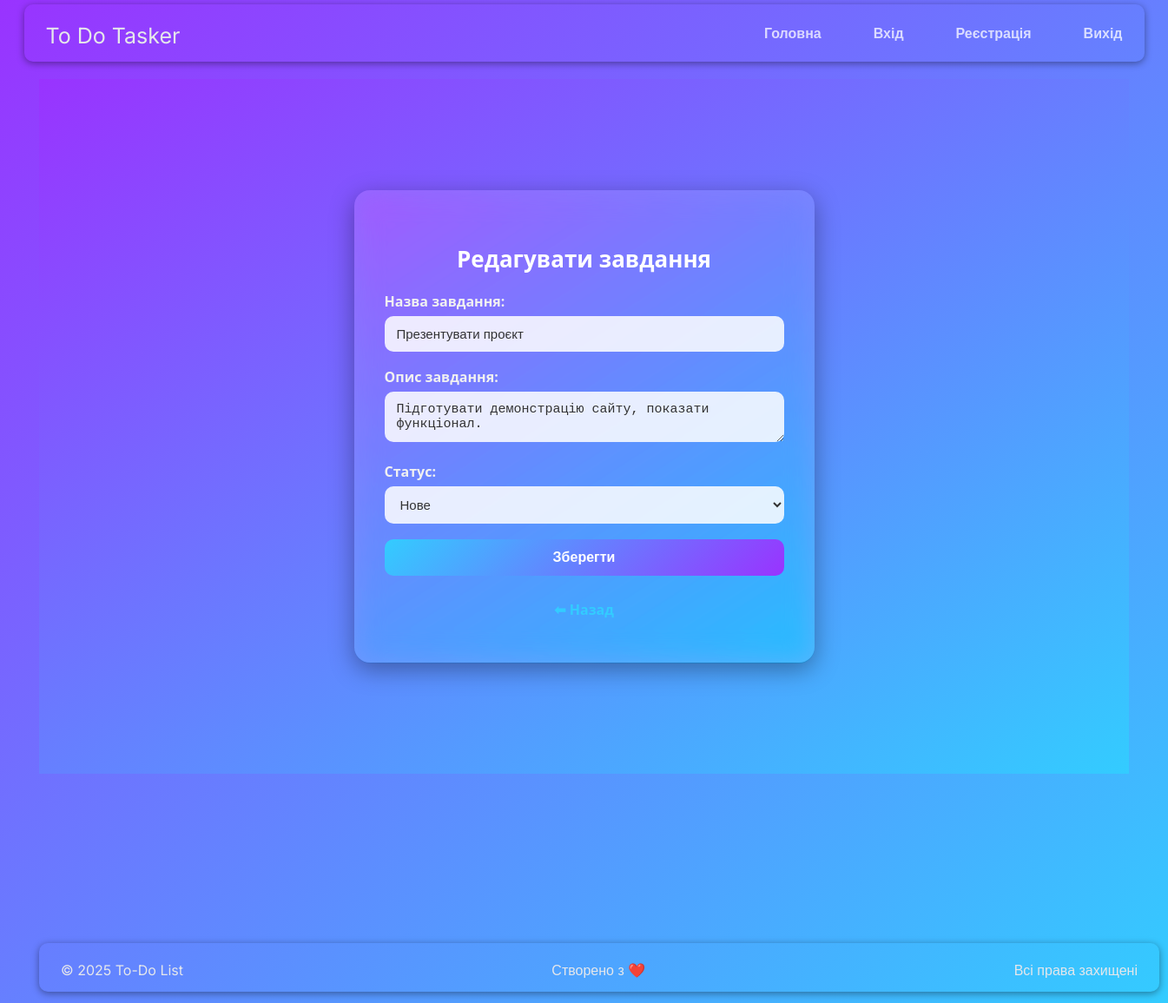
The page /edit/6 (signed in) on the database its author committed.
### models/task.py (models this page shows, shortened)
class Task(Base):
    __tablename__ = "tasks"
    id: Mapped[int] = mapped_column(Integer, primary_key=True, index=True)
    title: Mapped[str] = mapped_column(String, nullable=False)
    description: Mapped[str] = mapped_column(String, nullable=False)
    status: Mapped[str] = mapped_column(String, default="new")
    user_id: Mapped[int] = mapped_column(ForeignKey("users.id"), nullable=True)
    user: Mapped["User"] = relationship("User", back_populates="tasks")

### app.py (the view, shortened to what this page needs)
@app.route("/edit/<int:task_id>", methods=["GET", "POST"])
def edit_task(task_id):
    if "user_id" not in session:
        return redirect(url_for("login"))
    with SessionLocal() as db:
        task = db.query(Task).filter(
            Task.id == task_id,
            Task.user_id == session["user_id"]
        ).first()
        if not task:
            return "Завдання не знайдено", 404
    return render_template("task_form.html", mode="edit", task=task)

### templates/task_form.html (shortened to what this page needs)
{% extends "base.html" %}
{% block content %}
<div class="body_task_form">
  <div class="task_form-box">
    <h2>
      {% if mode == 'add' %}Додати завдання{% else %}Редагувати завдання{% endif %}
    </h2>
    <form method="post">
      <div>
        <label>Назва завдання:</label>
        <input type="text" name="title" value="{{ task.title if task else '' }}" required>
      </div>
      <div>
        <label>Опис завдання:</label>
        <textarea name="description" required>{{ task.description if task else '' }}</textarea>
      </div>
      <div>
        <label>Статус:</label>
        <select name="status" required>
          <option value="new" {% if task and task.status == 'new' %}selected{% endif %}>Нове</option>
        </select>
      </div>
      <button type="submit">
        {% if mode == 'add' %}Додати{% else %}Зберегти{% endif %}
      </button>
    </form>
    <p class="text-center">
      <a href="{{ url_for('tasks_page', q=request.args.get('q'), status=request.args.get('status')) }}">
      </a>
    </p>
  </div>
</div>
{% endblock %}

### static/css/styles.css (style rules this page uses)
body { margin: 0; padding: 0; background: linear-gradient(to top left, #33ccff 0%, #9933ff 100%); font-family: 'Inter', sans-serif; }
p { text-align: center; margin-bottom: 10px; color: #e5e7eb; }
.body_task_form { display: flex; justify-content: center; align-items: center; min-height: 100vh; margin: 0; background: linear-gradient(to top left, #33ccff 0%, #9933ff 100%); font-family: 'Segoe UI', Tahoma, Geneva, Verdana, sans-serif; }
.task_form-box { background: rgba(255, 255, 255, 0.12); backdrop-filter: blur(16px) saturate(180%); -webkit-backdrop-filter: blur(16px) saturate(180%); border-radius: 18px; padding: 40px 35px; width: 460px; box-shadow: 0 8px 28px rgba(0, 0, 0, 0.35); color: #fff; }
.task_form-box h2 { font-size: 26px; font-weight: 700; text-align: center; margin-bottom: 20px; color: #fff; }
.task_form-box label { display: block; text-align: left; font-weight: 600; margin-bottom: 6px; color: #f1f1f1; }
.task_form-box input, .task_form-box textarea, .task_form-box select { width: 100%; box-sizing: border-box; padding: 12px 14px; margin-bottom: 18px; border: none; border-radius: 10px; font-size: 15px; color: #333; background: rgba(255, 255, 255, 0.85); outline: none; transition: all 0.3s ease; }
.task_form-box button { width: 100%; padding: 12px; border: none; border-radius: 10px; background: linear-gradient(135deg, #33ccff, #9933ff); color: #fff; font-size: 16px; font-weight: 600; cursor: pointer; transition: 0.3s ease; }
.task_form-box a { display: inline-block; margin-top: 12px; color: #33ccff; font-weight: 600; text-decoration: none; transition: 0.3s; }

### rows shown on the page
Task: title "Презентувати проєкт", description "Підготувати демонстрацію сайту, показати функціонал.", status "Нове"
